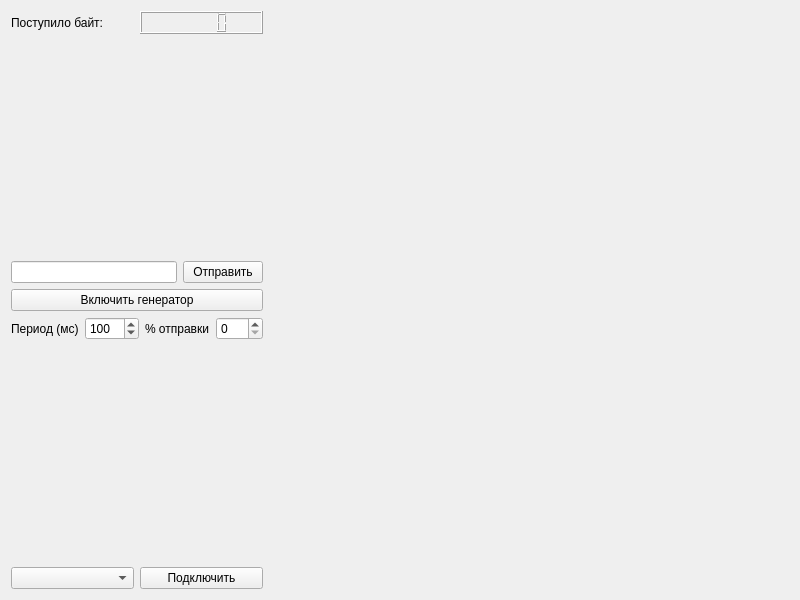
<?xml version="1.0" encoding="UTF-8"?>
<ui version="4.0">
 <class>Widget</class>
 <widget class="QWidget" name="Widget">
  <property name="geometry">
   <rect>
    <x>0</x>
    <y>0</y>
    <width>800</width>
    <height>600</height>
   </rect>
  </property>
  <property name="windowTitle">
   <string>Widget</string>
  </property>
  <layout class="QFormLayout" name="formLayout">
   <item row="0" column="0">
    <layout class="QVBoxLayout" name="verticalLayout">
     <item>
      <layout class="QHBoxLayout" name="horizontalLayout">
       <item>
        <widget class="QLabel" name="label">
         <property name="text">
          <string>Поступило байт:</string>
         </property>
        </widget>
       </item>
       <item>
        <widget class="QLCDNumber" name="lcdNumber">
         <property name="tabletTracking">
          <bool>false</bool>
         </property>
         <property name="autoFillBackground">
          <bool>false</bool>
         </property>
         <property name="frameShadow">
          <enum>QFrame::Shadow::Raised</enum>
         </property>
         <property name="segmentStyle">
          <enum>QLCDNumber::SegmentStyle::Filled</enum>
         </property>
        </widget>
       </item>
      </layout>
     </item>
     <item>
      <spacer name="verticalSpacer_2">
       <property name="orientation">
        <enum>Qt::Orientation::Vertical</enum>
       </property>
       <property name="sizeHint" stdset="0">
        <size>
         <width>20</width>
         <height>40</height>
        </size>
       </property>
      </spacer>
     </item>
     <item>
      <layout class="QHBoxLayout" name="horizontalLayout_3">
       <item>
        <widget class="QLineEdit" name="inputLineEdit"/>
       </item>
       <item>
        <widget class="QPushButton" name="sendButton">
         <property name="text">
          <string>Отправить</string>
         </property>
        </widget>
       </item>
      </layout>
     </item>
     <item>
      <widget class="QPushButton" name="generatorButton">
       <property name="text">
        <string>Включить генератор</string>
       </property>
      </widget>
     </item>
     <item>
      <layout class="QHBoxLayout" name="horizontalLayout_6">
       <item>
        <layout class="QHBoxLayout" name="horizontalLayout_5">
         <item>
          <widget class="QLabel" name="label_3">
           <property name="text">
            <string>Период (мс)</string>
           </property>
          </widget>
         </item>
         <item>
          <widget class="QSpinBox" name="periodBox">
           <property name="minimum">
            <number>1</number>
           </property>
           <property name="maximum">
            <number>5000</number>
           </property>
           <property name="value">
            <number>100</number>
           </property>
          </widget>
         </item>
        </layout>
       </item>
       <item>
        <layout class="QHBoxLayout" name="horizontalLayout_4">
         <item>
          <widget class="QLabel" name="label_2">
           <property name="text">
            <string>% отправки</string>
           </property>
          </widget>
         </item>
         <item>
          <widget class="QSpinBox" name="perBox">
           <property name="maximum">
            <number>100</number>
           </property>
          </widget>
         </item>
        </layout>
       </item>
      </layout>
     </item>
     <item>
      <spacer name="verticalSpacer">
       <property name="orientation">
        <enum>Qt::Orientation::Vertical</enum>
       </property>
       <property name="sizeHint" stdset="0">
        <size>
         <width>20</width>
         <height>40</height>
        </size>
       </property>
      </spacer>
     </item>
     <item>
      <layout class="QHBoxLayout" name="horizontalLayout_2">
       <item>
        <widget class="QComboBox" name="portComboBox"/>
       </item>
       <item>
        <widget class="QPushButton" name="connectButton">
         <property name="text">
          <string>Подключить</string>
         </property>
        </widget>
       </item>
      </layout>
     </item>
    </layout>
   </item>
   <item row="0" column="1">
    <widget class="QChartView" name="graph" native="true"/>
   </item>
  </layout>
 </widget>
 <customwidgets>
  <customwidget>
   <class>QChartView</class>
   <extends>QWidget</extends>
   <header>QtCharts/qchartview.h</header>
   <container>1</container>
  </customwidget>
 </customwidgets>
 <resources/>
 <connections/>
</ui>
